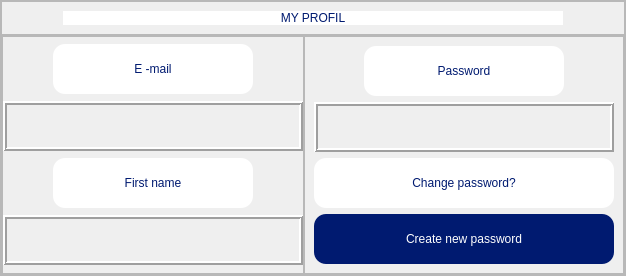
               <widget class="QWidget" name="My_profil">
                <layout class="QGridLayout" name="gridLayout_9">
                 <property name="leftMargin">
                  <number>0</number>
                 </property>
                 <property name="topMargin">
                  <number>0</number>
                 </property>
                 <property name="rightMargin">
                  <number>0</number>
                 </property>
                 <property name="bottomMargin">
                  <number>0</number>
                 </property>
                 <property name="spacing">
                  <number>0</number>
                 </property>
                 <item row="0" column="0">
                  <widget class="QFrame" name="frame_3">
                   <property name="frameShape">
                    <enum>QFrame::StyledPanel</enum>
                   </property>
                   <property name="frameShadow">
                    <enum>QFrame::Raised</enum>
                   </property>
                   <layout class="QGridLayout" name="gridLayout_10">
                    <property name="leftMargin">
                     <number>0</number>
                    </property>
                    <property name="topMargin">
                     <number>0</number>
                    </property>
                    <property name="rightMargin">
                     <number>0</number>
                    </property>
                    <property name="bottomMargin">
                     <number>0</number>
                    </property>
                    <property name="spacing">
                     <number>0</number>
                    </property>
                    <item row="1" column="1">
                     <widget class="QFrame" name="frame_12">
                      <property name="frameShape">
                       <enum>QFrame::StyledPanel</enum>
                      </property>
                      <property name="frameShadow">
                       <enum>QFrame::Raised</enum>
                      </property>
                      <layout class="QHBoxLayout" name="horizontalLayout_2">
                       <property name="spacing">
                        <number>0</number>
                       </property>
                       <property name="leftMargin">
                        <number>0</number>
                       </property>
                       <property name="topMargin">
                        <number>0</number>
                       </property>
                       <property name="rightMargin">
                        <number>0</number>
                       </property>
                       <property name="bottomMargin">
                        <number>0</number>
                       </property>
                       <item alignment="Qt::AlignHCenter">
                        <widget class="QFrame" name="frame_13">
                         <property name="frameShape">
                          <enum>QFrame::StyledPanel</enum>
                         </property>
                         <property name="frameShadow">
                          <enum>QFrame::Raised</enum>
                         </property>
                         <layout class="QVBoxLayout" name="verticalLayout">
                          <property name="spacing">
                           <number>0</number>
                          </property>
                          <property name="leftMargin">
                           <number>0</number>
                          </property>
                          <property name="topMargin">
                           <number>0</number>
                          </property>
                          <property name="rightMargin">
                           <number>0</number>
                          </property>
                          <property name="bottomMargin">
                           <number>0</number>
                          </property>
                          <item alignment="Qt::AlignHCenter">
                           <widget class="QLabel" name="label_4">
                            <property name="minimumSize">
                             <size>
                              <width>200</width>
                              <height>50</height>
                             </size>
                            </property>
                            <property name="maximumSize">
                             <size>
                              <width>200</width>
                              <height>50</height>
                             </size>
                            </property>
                            <property name="styleSheet">
                             <string notr="true">background-color: rgb(255, 255, 255);
color: rgb(0, 26, 112);
font: 87 12pt &quot;Arial Black&quot;;
border-radius: 12px;</string>
                            </property>
                            <property name="text">
                             <string>&lt;html&gt;&lt;head/&gt;&lt;body&gt;&lt;p align=&quot;center&quot;&gt;E -mail&lt;/p&gt;&lt;/body&gt;&lt;/html&gt;</string>
                            </property>
                           </widget>
                          </item>
                          <item>
                           <widget class="QLabel" name="label_5">
                            <property name="minimumSize">
                             <size>
                              <width>300</width>
                              <height>50</height>
                             </size>
                            </property>
                            <property name="maximumSize">
                             <size>
                              <width>300</width>
                              <height>50</height>
                             </size>
                            </property>
                            <property name="styleSheet">
                             <string notr="true">border-color: rgb(0, 0, 0);</string>
                            </property>
                            <property name="frameShape">
                             <enum>QFrame::Box</enum>
                            </property>
                            <property name="frameShadow">
                             <enum>QFrame::Raised</enum>
                            </property>
                            <property name="lineWidth">
                             <number>2</number>
                            </property>
                            <property name="text">
                             <string/>
                            </property>
                           </widget>
                          </item>
                          <item alignment="Qt::AlignHCenter">
                           <widget class="QLabel" name="label_6">
                            <property name="minimumSize">
                             <size>
                              <width>200</width>
                              <height>50</height>
                             </size>
                            </property>
                            <property name="maximumSize">
                             <size>
                              <width>200</width>
                              <height>50</height>
                             </size>
                            </property>
                            <property name="styleSheet">
                             <string notr="true">background-color: rgb(255, 255, 255);
color: rgb(0, 26, 112);
font: 87 12pt &quot;Arial Black&quot;;
border-radius: 12px;</string>
                            </property>
                            <property name="text">
                             <string>&lt;html&gt;&lt;head/&gt;&lt;body&gt;&lt;p align=&quot;center&quot;&gt;First name&lt;/p&gt;&lt;/body&gt;&lt;/html&gt;</string>
                            </property>
                           </widget>
                          </item>
                          <item>
                           <widget class="QLabel" name="label_7">
                            <property name="minimumSize">
                             <size>
                              <width>300</width>
                              <height>50</height>
                             </size>
                            </property>
                            <property name="maximumSize">
                             <size>
                              <width>300</width>
                              <height>50</height>
                             </size>
                            </property>
                            <property name="styleSheet">
                             <string notr="true">border-color: rgb(0, 0, 0);</string>
                            </property>
                            <property name="frameShape">
                             <enum>QFrame::Box</enum>
                            </property>
                            <property name="frameShadow">
                             <enum>QFrame::Raised</enum>
                            </property>
                            <property name="lineWidth">
                             <number>2</number>
                            </property>
                            <property name="text">
                             <string/>
                            </property>
                           </widget>
                          </item>
                         </layout>
                        </widget>
                       </item>
                       <item>
                        <widget class="QFrame" name="frame_15">
                         <property name="frameShape">
                          <enum>QFrame::StyledPanel</enum>
                         </property>
                         <property name="frameShadow">
                          <enum>QFrame::Raised</enum>
                         </property>
                         <layout class="QVBoxLayout" name="verticalLayout_2">
                          <item alignment="Qt::AlignHCenter">
                           <widget class="QLabel" name="label_8">
                            <property name="minimumSize">
                             <size>
                              <width>200</width>
                              <height>50</height>
                             </size>
                            </property>
                            <property name="maximumSize">
                             <size>
                              <width>200</width>
                              <height>50</height>
                             </size>
                            </property>
                            <property name="styleSheet">
                             <string notr="true">background-color: rgb(255, 255, 255);
color: rgb(0, 26, 112);
font: 87 12pt &quot;Arial Black&quot;;
border-radius: 12px;</string>
                            </property>
                            <property name="text">
                             <string>&lt;html&gt;&lt;head/&gt;&lt;body&gt;&lt;p align=&quot;center&quot;&gt;Password&lt;/p&gt;&lt;/body&gt;&lt;/html&gt;</string>
                            </property>
                           </widget>
                          </item>
                          <item alignment="Qt::AlignHCenter">
                           <widget class="QLabel" name="label_9">
                            <property name="minimumSize">
                             <size>
                              <width>300</width>
                              <height>50</height>
                             </size>
                            </property>
                            <property name="maximumSize">
                             <size>
                              <width>300</width>
                              <height>50</height>
                             </size>
                            </property>
                            <property name="frameShape">
                             <enum>QFrame::Box</enum>
                            </property>
                            <property name="frameShadow">
                             <enum>QFrame::Raised</enum>
                            </property>
                            <property name="lineWidth">
                             <number>2</number>
                            </property>
                            <property name="text">
                             <string/>
                            </property>
                           </widget>
                          </item>
                          <item>
                           <widget class="QLabel" name="label_10">
                            <property name="minimumSize">
                             <size>
                              <width>0</width>
                              <height>50</height>
                             </size>
                            </property>
                            <property name="maximumSize">
                             <size>
                              <width>16777215</width>
                              <height>50</height>
                             </size>
                            </property>
                            <property name="styleSheet">
                             <string notr="true">background-color: rgb(255, 255, 255);
color: rgb(0, 26, 112);
font: 87 12pt &quot;Arial Black&quot;;
border-radius: 12px;</string>
                            </property>
                            <property name="text">
                             <string>&lt;html&gt;&lt;head/&gt;&lt;body&gt;&lt;p align=&quot;center&quot;&gt;Change password?&lt;/p&gt;&lt;/body&gt;&lt;/html&gt;</string>
                            </property>
                           </widget>
                          </item>
                          <item alignment="Qt::AlignHCenter">
                           <widget class="QPushButton" name="pushButton_3">
                            <property name="minimumSize">
                             <size>
                              <width>300</width>
                              <height>50</height>
                             </size>
                            </property>
                            <property name="maximumSize">
                             <size>
                              <width>300</width>
                              <height>50</height>
                             </size>
                            </property>
                            <property name="styleSheet">
                             <string notr="true">color: rgb(255, 255, 255);
background-color: rgb(0, 26, 112);
font: 87 14pt &quot;Arial Black&quot;;
border-radius: 12px;</string>
                            </property>
                            <property name="text">
                             <string>Create new password</string>
                            </property>
                           </widget>
                          </item>
                         </layout>
                        </widget>
                       </item>
                      </layout>
                     </widget>
                    </item>
                    <item row="0" column="1">
                     <widget class="QFrame" name="frame_14">
                      <property name="maximumSize">
                       <size>
                        <width>16777215</width>
                        <height>50</height>
                       </size>
                      </property>
                      <property name="frameShape">
                       <enum>QFrame::StyledPanel</enum>
                      </property>
                      <property name="frameShadow">
                       <enum>QFrame::Raised</enum>
                      </property>
                      <layout class="QHBoxLayout" name="horizontalLayout_3">
                       <item>
                        <widget class="QLabel" name="label_3">
                         <property name="maximumSize">
                          <size>
                           <width>500</width>
                           <height>50</height>
                          </size>
                         </property>
                         <property name="styleSheet">
                          <string notr="true">background-color: rgb(255, 255, 255);
color: rgb(0, 26, 112);
font: 87 12pt &quot;Arial Black&quot;;
border-radius: 12px;</string>
                         </property>
                         <property name="text">
                          <string>&lt;html&gt;&lt;head/&gt;&lt;body&gt;&lt;p align=&quot;center&quot;&gt;MY PROFIL&lt;/p&gt;&lt;/body&gt;&lt;/html&gt;</string>
                         </property>
                        </widget>
                       </item>
                      </layout>
                     </widget>
                    </item>
                   </layout>
                  </widget>
                 </item>
                </layout>
               </widget>
